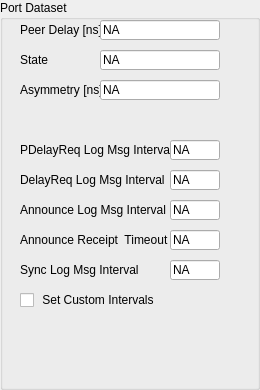
  <widget class="QGroupBox" name="PtpOcPortDsGroupBox">
   <property name="geometry">
    <rect>
     <x>290</x>
     <y>250</y>
     <width>260</width>
     <height>390</height>
    </rect>
   </property>
   <property name="title">
    <string>Port Dataset</string>
   </property>
   <widget class="QLabel" name="PtpOcPortDsPeerDelayLabel">
    <property name="geometry">
     <rect>
      <x>20</x>
      <y>20</y>
      <width>80</width>
      <height>20</height>
     </rect>
    </property>
    <property name="text">
     <string>Peer Delay [ns]</string>
    </property>
   </widget>
   <widget class="QLineEdit" name="PtpOcPortDsPeerDelayValue">
    <property name="enabled">
     <bool>true</bool>
    </property>
    <property name="geometry">
     <rect>
      <x>100</x>
      <y>20</y>
      <width>120</width>
      <height>20</height>
     </rect>
    </property>
    <property name="text">
     <string>NA</string>
    </property>
    <property name="readOnly">
     <bool>true</bool>
    </property>
   </widget>
   <widget class="QLineEdit" name="PtpOcPortDsStateValue">
    <property name="enabled">
     <bool>true</bool>
    </property>
    <property name="geometry">
     <rect>
      <x>100</x>
      <y>50</y>
      <width>120</width>
      <height>20</height>
     </rect>
    </property>
    <property name="text">
     <string>NA</string>
    </property>
    <property name="readOnly">
     <bool>true</bool>
    </property>
   </widget>
   <widget class="QLabel" name="PtpOcPortDsStateLabel">
    <property name="geometry">
     <rect>
      <x>20</x>
      <y>50</y>
      <width>80</width>
      <height>20</height>
     </rect>
    </property>
    <property name="text">
     <string>State</string>
    </property>
   </widget>
   <widget class="QLineEdit" name="PtpOcPortDsAnnounceLogMsgIntervalValue">
    <property name="enabled">
     <bool>true</bool>
    </property>
    <property name="geometry">
     <rect>
      <x>170</x>
      <y>200</y>
      <width>50</width>
      <height>20</height>
     </rect>
    </property>
    <property name="text">
     <string>NA</string>
    </property>
    <property name="readOnly">
     <bool>false</bool>
    </property>
   </widget>
   <widget class="QLabel" name="PtpOcPortDsAnnounceLogMsgIntervalLabel">
    <property name="geometry">
     <rect>
      <x>20</x>
      <y>200</y>
      <width>150</width>
      <height>20</height>
     </rect>
    </property>
    <property name="text">
     <string>Announce Log Msg Interval</string>
    </property>
   </widget>
   <widget class="QLineEdit" name="PtpOcPortDsPDelayReqLogMsgIntervalValue">
    <property name="enabled">
     <bool>true</bool>
    </property>
    <property name="geometry">
     <rect>
      <x>170</x>
      <y>140</y>
      <width>50</width>
      <height>20</height>
     </rect>
    </property>
    <property name="text">
     <string>NA</string>
    </property>
    <property name="readOnly">
     <bool>false</bool>
    </property>
   </widget>
   <widget class="QLabel" name="PtpOcPortDsSyncLogMsgIntervalLabel">
    <property name="geometry">
     <rect>
      <x>20</x>
      <y>260</y>
      <width>150</width>
      <height>20</height>
     </rect>
    </property>
    <property name="text">
     <string>Sync Log Msg Interval</string>
    </property>
   </widget>
   <widget class="QLabel" name="PtpOcPortDsPDelayReqLogMsgIntervalLabel">
    <property name="geometry">
     <rect>
      <x>20</x>
      <y>140</y>
      <width>150</width>
      <height>20</height>
     </rect>
    </property>
    <property name="text">
     <string>PDelayReq Log Msg Interval</string>
    </property>
   </widget>
   <widget class="QLineEdit" name="PtpOcPortDsAnnounceReceiptTimeoutValue">
    <property name="enabled">
     <bool>true</bool>
    </property>
    <property name="geometry">
     <rect>
      <x>170</x>
      <y>230</y>
      <width>50</width>
      <height>20</height>
     </rect>
    </property>
    <property name="text">
     <string>NA</string>
    </property>
    <property name="readOnly">
     <bool>false</bool>
    </property>
   </widget>
   <widget class="QLineEdit" name="PtpOcPortDsDelayReqLogMsgIntervalValue">
    <property name="enabled">
     <bool>true</bool>
    </property>
    <property name="geometry">
     <rect>
      <x>170</x>
      <y>170</y>
      <width>50</width>
      <height>20</height>
     </rect>
    </property>
    <property name="text">
     <string>NA</string>
    </property>
    <property name="readOnly">
     <bool>false</bool>
    </property>
   </widget>
   <widget class="QLabel" name="PtpOcPortDsDelayReqLogMsgIntervalLabel">
    <property name="geometry">
     <rect>
      <x>20</x>
      <y>170</y>
      <width>150</width>
      <height>20</height>
     </rect>
    </property>
    <property name="text">
     <string>DelayReq Log Msg Interval</string>
    </property>
   </widget>
   <widget class="QLabel" name="PtpOcPortDsAnnounceReceiptTimeoutLabel">
    <property name="geometry">
     <rect>
      <x>20</x>
      <y>230</y>
      <width>150</width>
      <height>20</height>
     </rect>
    </property>
    <property name="text">
     <string>Announce Receipt  Timeout</string>
    </property>
   </widget>
   <widget class="QLineEdit" name="PtpOcPortDsSyncLogMsgIntervalValue">
    <property name="enabled">
     <bool>true</bool>
    </property>
    <property name="geometry">
     <rect>
      <x>170</x>
      <y>260</y>
      <width>50</width>
      <height>20</height>
     </rect>
    </property>
    <property name="text">
     <string>NA</string>
    </property>
    <property name="readOnly">
     <bool>false</bool>
    </property>
   </widget>
   <widget class="QCheckBox" name="PtpOcPortDsSetCustomIntervalsCheckBox">
    <property name="geometry">
     <rect>
      <x>20</x>
      <y>290</y>
      <width>200</width>
      <height>20</height>
     </rect>
    </property>
    <property name="text">
     <string> Set Custom Intervals</string>
    </property>
   </widget>
   <widget class="QLabel" name="PtpOcPortDsAsymmetryLabel">
    <property name="geometry">
     <rect>
      <x>20</x>
      <y>80</y>
      <width>80</width>
      <height>20</height>
     </rect>
    </property>
    <property name="text">
     <string>Asymmetry [ns]</string>
    </property>
   </widget>
   <widget class="QLineEdit" name="PtpOcPortDsAsymmetryValue">
    <property name="enabled">
     <bool>true</bool>
    </property>
    <property name="geometry">
     <rect>
      <x>100</x>
      <y>80</y>
      <width>120</width>
      <height>20</height>
     </rect>
    </property>
    <property name="text">
     <string>NA</string>
    </property>
    <property name="readOnly">
     <bool>false</bool>
    </property>
   </widget>
  </widget>
